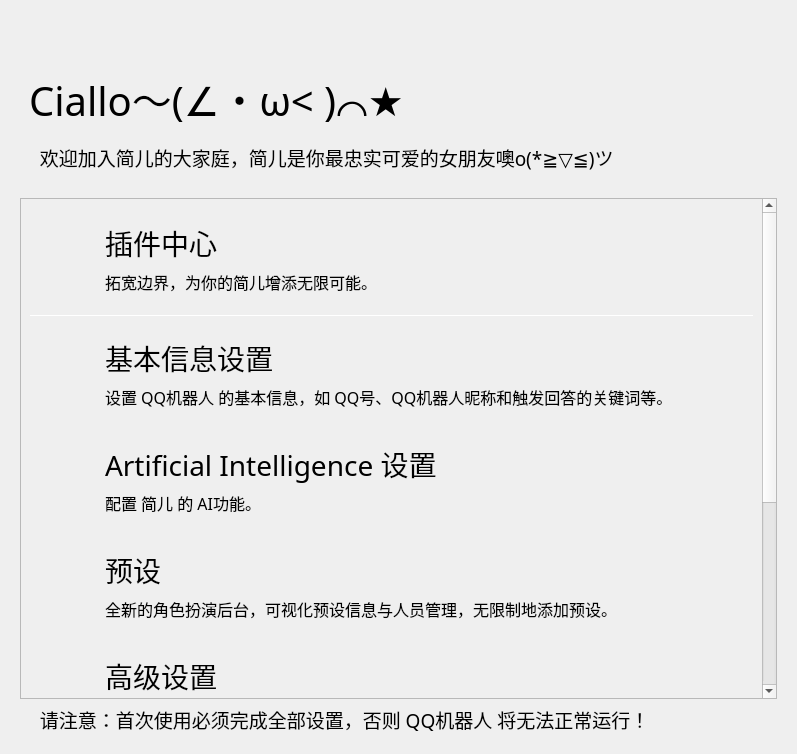
<?xml version="1.0" encoding="UTF-8"?>
<ui version="4.0">
 <class>Form</class>
 <widget class="QWidget" name="Form">
  <property name="geometry">
   <rect>
    <x>0</x>
    <y>0</y>
    <width>797</width>
    <height>754</height>
   </rect>
  </property>
  <property name="minimumSize">
   <size>
    <width>650</width>
    <height>465</height>
   </size>
  </property>
  <property name="windowTitle">
   <string>简儿 - 设置向导</string>
  </property>
  <layout class="QHBoxLayout" name="horizontalLayout">
   <item>
    <widget class="PopUpAniStackedWidget" name="PopUpAniStackedWidget">
     <widget class="QWidget" name="page">
      <layout class="QVBoxLayout" name="verticalLayout">
       <item>
        <spacer name="spacer">
         <property name="orientation">
          <enum>Qt::Vertical</enum>
         </property>
         <property name="sizeType">
          <enum>QSizePolicy::Fixed</enum>
         </property>
         <property name="sizeHint" stdset="0">
          <size>
           <width>20</width>
           <height>40</height>
          </size>
         </property>
        </spacer>
       </item>
       <item>
        <widget class="QWidget" name="widget" native="true">
         <property name="maximumSize">
          <size>
           <width>16777215</width>
           <height>88</height>
          </size>
         </property>
         <layout class="QHBoxLayout" name="horizontalLayout_2">
          <item>
           <widget class="LargeTitleLabel" name="LargeTitleLabel">
            <property name="font">
             <font>
              <family>HarmonyOS Sans SC Medium</family>
              <pointsize>30</pointsize>
              <bold>false</bold>
             </font>
            </property>
            <property name="text">
             <string>Ciallo～(∠・ω&lt; )⌒★</string>
            </property>
           </widget>
          </item>
         </layout>
        </widget>
       </item>
       <item>
        <widget class="SubtitleLabel" name="SubtitleLabel_5">
         <property name="font">
          <font>
           <family>HarmonyOS Sans SC Medium</family>
           <pointsize>14</pointsize>
           <bold>false</bold>
          </font>
         </property>
         <property name="text">
          <string>    欢迎加入简儿的大家庭，简儿是你最忠实可爱的女朋友噢o(*≧▽≦)ツ</string>
         </property>
         <property name="wordWrap">
          <bool>true</bool>
         </property>
        </widget>
       </item>
       <item>
        <spacer name="verticalSpacer_32">
         <property name="orientation">
          <enum>Qt::Vertical</enum>
         </property>
         <property name="sizeType">
          <enum>QSizePolicy::Fixed</enum>
         </property>
         <property name="sizeHint" stdset="0">
          <size>
           <width>20</width>
           <height>20</height>
          </size>
         </property>
        </spacer>
       </item>
       <item>
        <widget class="SmoothScrollArea" name="SmoothScrollArea">
         <property name="frameShadow">
          <enum>QFrame::Raised</enum>
         </property>
         <property name="widgetResizable">
          <bool>true</bool>
         </property>
         <widget class="QWidget" name="scrollAreaWidgetContents">
          <property name="geometry">
           <rect>
            <x>0</x>
            <y>0</y>
            <width>759</width>
            <height>821</height>
           </rect>
          </property>
          <layout class="QVBoxLayout" name="verticalLayout_6">
           <item>
            <layout class="QGridLayout" name="gridLayout">
             <item row="9" column="0">
              <spacer name="verticalSpacer">
               <property name="orientation">
                <enum>Qt::Vertical</enum>
               </property>
               <property name="sizeHint" stdset="0">
                <size>
                 <width>20</width>
                 <height>40</height>
                </size>
               </property>
              </spacer>
             </item>
             <item row="7" column="0">
              <widget class="ElevatedCardWidget" name="NormalIconButton_5">
               <property name="maximumSize">
                <size>
                 <width>16777215</width>
                 <height>110</height>
                </size>
               </property>
               <layout class="QHBoxLayout" name="horizontalLayout_7">
                <item>
                 <spacer name="horizontalSpacer_11">
                  <property name="orientation">
                   <enum>Qt::Horizontal</enum>
                  </property>
                  <property name="sizeType">
                   <enum>QSizePolicy::Fixed</enum>
                  </property>
                  <property name="sizeHint" stdset="0">
                   <size>
                    <width>10</width>
                    <height>20</height>
                   </size>
                  </property>
                 </spacer>
                </item>
                <item>
                 <widget class="IconWidget" name="IconWidget_5">
                  <property name="enabled">
                   <bool>true</bool>
                  </property>
                  <property name="minimumSize">
                   <size>
                    <width>40</width>
                    <height>40</height>
                   </size>
                  </property>
                  <property name="maximumSize">
                   <size>
                    <width>40</width>
                    <height>40</height>
                   </size>
                  </property>
                 </widget>
                </item>
                <item>
                 <spacer name="horizontalSpacer_12">
                  <property name="orientation">
                   <enum>Qt::Horizontal</enum>
                  </property>
                  <property name="sizeType">
                   <enum>QSizePolicy::Fixed</enum>
                  </property>
                  <property name="sizeHint" stdset="0">
                   <size>
                    <width>10</width>
                    <height>20</height>
                   </size>
                  </property>
                 </spacer>
                </item>
                <item>
                 <layout class="QVBoxLayout" name="verticalLayout_7">
                  <item>
                   <spacer name="verticalSpacer_33">
                    <property name="orientation">
                     <enum>Qt::Vertical</enum>
                    </property>
                    <property name="sizeType">
                     <enum>QSizePolicy::Expanding</enum>
                    </property>
                    <property name="sizeHint" stdset="0">
                     <size>
                      <width>20</width>
                      <height>10</height>
                     </size>
                    </property>
                   </spacer>
                  </item>
                  <item>
                   <widget class="TitleLabel" name="TitleLabel_5">
                    <property name="maximumSize">
                     <size>
                      <width>16777215</width>
                      <height>50</height>
                     </size>
                    </property>
                    <property name="font">
                     <font>
                      <family>HarmonyOS Sans SC</family>
                      <pointsize>21</pointsize>
                      <bold>false</bold>
                     </font>
                    </property>
                    <property name="text">
                     <string>框架设置</string>
                    </property>
                   </widget>
                  </item>
                  <item>
                   <widget class="SubtitleLabel" name="SubtitleLabel_7">
                    <property name="font">
                     <font>
                      <family>HarmonyOS Sans SC</family>
                      <pointsize>12</pointsize>
                      <bold>false</bold>
                     </font>
                    </property>
                    <property name="text">
                     <string>一些关于框架的配置。</string>
                    </property>
                    <property name="textFormat">
                     <enum>Qt::AutoText</enum>
                    </property>
                    <property name="scaledContents">
                     <bool>false</bool>
                    </property>
                    <property name="wordWrap">
                     <bool>true</bool>
                    </property>
                   </widget>
                  </item>
                  <item>
                   <spacer name="verticalSpacer_34">
                    <property name="orientation">
                     <enum>Qt::Vertical</enum>
                    </property>
                    <property name="sizeType">
                     <enum>QSizePolicy::Expanding</enum>
                    </property>
                    <property name="sizeHint" stdset="0">
                     <size>
                      <width>20</width>
                      <height>10</height>
                     </size>
                    </property>
                   </spacer>
                  </item>
                 </layout>
                </item>
               </layout>
              </widget>
             </item>
             <item row="5" column="0">
              <widget class="ElevatedCardWidget" name="NormalIconButton_3">
               <property name="maximumSize">
                <size>
                 <width>16777215</width>
                 <height>100</height>
                </size>
               </property>
               <layout class="QHBoxLayout" name="horizontalLayout_5">
                <item>
                 <spacer name="horizontalSpacer_7">
                  <property name="orientation">
                   <enum>Qt::Horizontal</enum>
                  </property>
                  <property name="sizeType">
                   <enum>QSizePolicy::Fixed</enum>
                  </property>
                  <property name="sizeHint" stdset="0">
                   <size>
                    <width>10</width>
                    <height>20</height>
                   </size>
                  </property>
                 </spacer>
                </item>
                <item>
                 <widget class="IconWidget" name="IconWidget_3">
                  <property name="enabled">
                   <bool>true</bool>
                  </property>
                  <property name="minimumSize">
                   <size>
                    <width>40</width>
                    <height>40</height>
                   </size>
                  </property>
                  <property name="maximumSize">
                   <size>
                    <width>40</width>
                    <height>40</height>
                   </size>
                  </property>
                 </widget>
                </item>
                <item>
                 <spacer name="horizontalSpacer_8">
                  <property name="orientation">
                   <enum>Qt::Horizontal</enum>
                  </property>
                  <property name="sizeType">
                   <enum>QSizePolicy::Fixed</enum>
                  </property>
                  <property name="sizeHint" stdset="0">
                   <size>
                    <width>10</width>
                    <height>20</height>
                   </size>
                  </property>
                 </spacer>
                </item>
                <item>
                 <layout class="QVBoxLayout" name="verticalLayout_4">
                  <item>
                   <spacer name="verticalSpacer_28">
                    <property name="orientation">
                     <enum>Qt::Vertical</enum>
                    </property>
                    <property name="sizeType">
                     <enum>QSizePolicy::Expanding</enum>
                    </property>
                    <property name="sizeHint" stdset="0">
                     <size>
                      <width>20</width>
                      <height>5</height>
                     </size>
                    </property>
                   </spacer>
                  </item>
                  <item>
                   <widget class="TitleLabel" name="TitleLabel_3">
                    <property name="maximumSize">
                     <size>
                      <width>16777215</width>
                      <height>50</height>
                     </size>
                    </property>
                    <property name="font">
                     <font>
                      <family>HarmonyOS Sans SC</family>
                      <pointsize>21</pointsize>
                      <bold>false</bold>
                     </font>
                    </property>
                    <property name="text">
                     <string>高级设置</string>
                    </property>
                   </widget>
                  </item>
                  <item>
                   <widget class="SubtitleLabel" name="SubtitleLabel_3">
                    <property name="font">
                     <font>
                      <family>HarmonyOS Sans SC</family>
                      <pointsize>12</pointsize>
                      <bold>false</bold>
                     </font>
                    </property>
                    <property name="text">
                     <string>主机地址、端口 和 QQ机器人协议等。</string>
                    </property>
                    <property name="textFormat">
                     <enum>Qt::AutoText</enum>
                    </property>
                    <property name="scaledContents">
                     <bool>false</bool>
                    </property>
                    <property name="wordWrap">
                     <bool>true</bool>
                    </property>
                   </widget>
                  </item>
                  <item>
                   <spacer name="verticalSpacer_29">
                    <property name="orientation">
                     <enum>Qt::Vertical</enum>
                    </property>
                    <property name="sizeType">
                     <enum>QSizePolicy::Expanding</enum>
                    </property>
                    <property name="sizeHint" stdset="0">
                     <size>
                      <width>20</width>
                      <height>5</height>
                     </size>
                    </property>
                   </spacer>
                  </item>
                 </layout>
                </item>
               </layout>
              </widget>
             </item>
             <item row="3" column="0">
              <widget class="ElevatedCardWidget" name="NormalIconButton_2">
               <property name="maximumSize">
                <size>
                 <width>16777215</width>
                 <height>100</height>
                </size>
               </property>
               <layout class="QHBoxLayout" name="horizontalLayout_4">
                <item>
                 <spacer name="horizontalSpacer_5">
                  <property name="orientation">
                   <enum>Qt::Horizontal</enum>
                  </property>
                  <property name="sizeType">
                   <enum>QSizePolicy::Fixed</enum>
                  </property>
                  <property name="sizeHint" stdset="0">
                   <size>
                    <width>10</width>
                    <height>20</height>
                   </size>
                  </property>
                 </spacer>
                </item>
                <item>
                 <widget class="IconWidget" name="IconWidget_2">
                  <property name="enabled">
                   <bool>true</bool>
                  </property>
                  <property name="minimumSize">
                   <size>
                    <width>40</width>
                    <height>40</height>
                   </size>
                  </property>
                  <property name="maximumSize">
                   <size>
                    <width>40</width>
                    <height>40</height>
                   </size>
                  </property>
                 </widget>
                </item>
                <item>
                 <spacer name="horizontalSpacer_6">
                  <property name="orientation">
                   <enum>Qt::Horizontal</enum>
                  </property>
                  <property name="sizeType">
                   <enum>QSizePolicy::Fixed</enum>
                  </property>
                  <property name="sizeHint" stdset="0">
                   <size>
                    <width>10</width>
                    <height>20</height>
                   </size>
                  </property>
                 </spacer>
                </item>
                <item>
                 <layout class="QVBoxLayout" name="verticalLayout_3">
                  <item>
                   <spacer name="verticalSpacer_26">
                    <property name="orientation">
                     <enum>Qt::Vertical</enum>
                    </property>
                    <property name="sizeType">
                     <enum>QSizePolicy::Expanding</enum>
                    </property>
                    <property name="sizeHint" stdset="0">
                     <size>
                      <width>20</width>
                      <height>5</height>
                     </size>
                    </property>
                   </spacer>
                  </item>
                  <item>
                   <widget class="TitleLabel" name="TitleLabel_2">
                    <property name="maximumSize">
                     <size>
                      <width>16777215</width>
                      <height>50</height>
                     </size>
                    </property>
                    <property name="font">
                     <font>
                      <family>HarmonyOS Sans SC</family>
                      <pointsize>21</pointsize>
                      <bold>false</bold>
                     </font>
                    </property>
                    <property name="text">
                     <string>Artificial Intelligence 设置</string>
                    </property>
                   </widget>
                  </item>
                  <item>
                   <widget class="SubtitleLabel" name="SubtitleLabel_2">
                    <property name="font">
                     <font>
                      <family>HarmonyOS Sans SC</family>
                      <pointsize>12</pointsize>
                      <bold>false</bold>
                     </font>
                    </property>
                    <property name="text">
                     <string>配置 简儿 的 AI功能。</string>
                    </property>
                    <property name="textFormat">
                     <enum>Qt::AutoText</enum>
                    </property>
                    <property name="scaledContents">
                     <bool>false</bool>
                    </property>
                    <property name="wordWrap">
                     <bool>true</bool>
                    </property>
                   </widget>
                  </item>
                  <item>
                   <spacer name="verticalSpacer_27">
                    <property name="orientation">
                     <enum>Qt::Vertical</enum>
                    </property>
                    <property name="sizeType">
                     <enum>QSizePolicy::Expanding</enum>
                    </property>
                    <property name="sizeHint" stdset="0">
                     <size>
                      <width>20</width>
                      <height>5</height>
                     </size>
                    </property>
                   </spacer>
                  </item>
                 </layout>
                </item>
               </layout>
              </widget>
             </item>
             <item row="4" column="0">
              <widget class="ElevatedCardWidget" name="NormalIconButton_4">
               <property name="maximumSize">
                <size>
                 <width>16777215</width>
                 <height>100</height>
                </size>
               </property>
               <layout class="QHBoxLayout" name="horizontalLayout_6">
                <item>
                 <spacer name="horizontalSpacer_9">
                  <property name="orientation">
                   <enum>Qt::Horizontal</enum>
                  </property>
                  <property name="sizeType">
                   <enum>QSizePolicy::Fixed</enum>
                  </property>
                  <property name="sizeHint" stdset="0">
                   <size>
                    <width>10</width>
                    <height>20</height>
                   </size>
                  </property>
                 </spacer>
                </item>
                <item>
                 <widget class="IconWidget" name="IconWidget_4">
                  <property name="enabled">
                   <bool>true</bool>
                  </property>
                  <property name="minimumSize">
                   <size>
                    <width>40</width>
                    <height>40</height>
                   </size>
                  </property>
                  <property name="maximumSize">
                   <size>
                    <width>40</width>
                    <height>40</height>
                   </size>
                  </property>
                 </widget>
                </item>
                <item>
                 <spacer name="horizontalSpacer_10">
                  <property name="orientation">
                   <enum>Qt::Horizontal</enum>
                  </property>
                  <property name="sizeType">
                   <enum>QSizePolicy::Fixed</enum>
                  </property>
                  <property name="sizeHint" stdset="0">
                   <size>
                    <width>10</width>
                    <height>20</height>
                   </size>
                  </property>
                 </spacer>
                </item>
                <item>
                 <layout class="QVBoxLayout" name="verticalLayout_5">
                  <item>
                   <spacer name="verticalSpacer_30">
                    <property name="orientation">
                     <enum>Qt::Vertical</enum>
                    </property>
                    <property name="sizeType">
                     <enum>QSizePolicy::Expanding</enum>
                    </property>
                    <property name="sizeHint" stdset="0">
                     <size>
                      <width>20</width>
                      <height>5</height>
                     </size>
                    </property>
                   </spacer>
                  </item>
                  <item>
                   <widget class="TitleLabel" name="TitleLabel_4">
                    <property name="maximumSize">
                     <size>
                      <width>16777215</width>
                      <height>50</height>
                     </size>
                    </property>
                    <property name="font">
                     <font>
                      <family>HarmonyOS Sans SC</family>
                      <pointsize>21</pointsize>
                      <bold>false</bold>
                     </font>
                    </property>
                    <property name="text">
                     <string>预设</string>
                    </property>
                   </widget>
                  </item>
                  <item>
                   <widget class="SubtitleLabel" name="SubtitleLabel_4">
                    <property name="font">
                     <font>
                      <family>HarmonyOS Sans SC</family>
                      <pointsize>12</pointsize>
                      <bold>false</bold>
                     </font>
                    </property>
                    <property name="text">
                     <string>全新的角色扮演后台，可视化预设信息与人员管理，无限制地添加预设。</string>
                    </property>
                    <property name="textFormat">
                     <enum>Qt::AutoText</enum>
                    </property>
                    <property name="scaledContents">
                     <bool>false</bool>
                    </property>
                    <property name="wordWrap">
                     <bool>true</bool>
                    </property>
                   </widget>
                  </item>
                  <item>
                   <spacer name="verticalSpacer_31">
                    <property name="orientation">
                     <enum>Qt::Vertical</enum>
                    </property>
                    <property name="sizeType">
                     <enum>QSizePolicy::Expanding</enum>
                    </property>
                    <property name="sizeHint" stdset="0">
                     <size>
                      <width>20</width>
                      <height>5</height>
                     </size>
                    </property>
                   </spacer>
                  </item>
                 </layout>
                </item>
               </layout>
              </widget>
             </item>
             <item row="2" column="0">
              <widget class="ElevatedCardWidget" name="NormalIconButton">
               <property name="maximumSize">
                <size>
                 <width>16777215</width>
                 <height>100</height>
                </size>
               </property>
               <layout class="QHBoxLayout" name="horizontalLayout_3">
                <item>
                 <spacer name="horizontalSpacer_4">
                  <property name="orientation">
                   <enum>Qt::Horizontal</enum>
                  </property>
                  <property name="sizeType">
                   <enum>QSizePolicy::Fixed</enum>
                  </property>
                  <property name="sizeHint" stdset="0">
                   <size>
                    <width>10</width>
                    <height>20</height>
                   </size>
                  </property>
                 </spacer>
                </item>
                <item>
                 <widget class="IconWidget" name="IconWidget">
                  <property name="enabled">
                   <bool>true</bool>
                  </property>
                  <property name="minimumSize">
                   <size>
                    <width>40</width>
                    <height>40</height>
                   </size>
                  </property>
                  <property name="maximumSize">
                   <size>
                    <width>40</width>
                    <height>40</height>
                   </size>
                  </property>
                 </widget>
                </item>
                <item>
                 <spacer name="horizontalSpacer_3">
                  <property name="orientation">
                   <enum>Qt::Horizontal</enum>
                  </property>
                  <property name="sizeType">
                   <enum>QSizePolicy::Fixed</enum>
                  </property>
                  <property name="sizeHint" stdset="0">
                   <size>
                    <width>10</width>
                    <height>20</height>
                   </size>
                  </property>
                 </spacer>
                </item>
                <item>
                 <layout class="QVBoxLayout" name="verticalLayout_2">
                  <item>
                   <spacer name="verticalSpacer_25">
                    <property name="orientation">
                     <enum>Qt::Vertical</enum>
                    </property>
                    <property name="sizeType">
                     <enum>QSizePolicy::Expanding</enum>
                    </property>
                    <property name="sizeHint" stdset="0">
                     <size>
                      <width>20</width>
                      <height>5</height>
                     </size>
                    </property>
                   </spacer>
                  </item>
                  <item>
                   <widget class="TitleLabel" name="TitleLabel">
                    <property name="maximumSize">
                     <size>
                      <width>16777215</width>
                      <height>50</height>
                     </size>
                    </property>
                    <property name="font">
                     <font>
                      <family>HarmonyOS Sans SC</family>
                      <pointsize>21</pointsize>
                      <bold>false</bold>
                     </font>
                    </property>
                    <property name="text">
                     <string>基本信息设置</string>
                    </property>
                   </widget>
                  </item>
                  <item>
                   <widget class="SubtitleLabel" name="SubtitleLabel">
                    <property name="font">
                     <font>
                      <family>HarmonyOS Sans SC</family>
                      <pointsize>12</pointsize>
                      <bold>false</bold>
                     </font>
                    </property>
                    <property name="text">
                     <string>设置 QQ机器人 的基本信息，如 QQ号、QQ机器人昵称和触发回答的关键词等。</string>
                    </property>
                    <property name="textFormat">
                     <enum>Qt::AutoText</enum>
                    </property>
                    <property name="scaledContents">
                     <bool>false</bool>
                    </property>
                    <property name="wordWrap">
                     <bool>true</bool>
                    </property>
                   </widget>
                  </item>
                  <item>
                   <spacer name="verticalSpacer_24">
                    <property name="orientation">
                     <enum>Qt::Vertical</enum>
                    </property>
                    <property name="sizeType">
                     <enum>QSizePolicy::Expanding</enum>
                    </property>
                    <property name="sizeHint" stdset="0">
                     <size>
                      <width>20</width>
                      <height>5</height>
                     </size>
                    </property>
                   </spacer>
                  </item>
                 </layout>
                </item>
               </layout>
              </widget>
             </item>
             <item row="0" column="0">
              <widget class="ElevatedCardWidget" name="PluginIconButton">
               <property name="maximumSize">
                <size>
                 <width>16777215</width>
                 <height>100</height>
                </size>
               </property>
               <layout class="QHBoxLayout" name="horizontalLayout_8">
                <item>
                 <spacer name="horizontalSpacer_13">
                  <property name="orientation">
                   <enum>Qt::Horizontal</enum>
                  </property>
                  <property name="sizeType">
                   <enum>QSizePolicy::Fixed</enum>
                  </property>
                  <property name="sizeHint" stdset="0">
                   <size>
                    <width>10</width>
                    <height>20</height>
                   </size>
                  </property>
                 </spacer>
                </item>
                <item>
                 <widget class="IconWidget" name="IconWidget_6">
                  <property name="enabled">
                   <bool>true</bool>
                  </property>
                  <property name="minimumSize">
                   <size>
                    <width>40</width>
                    <height>40</height>
                   </size>
                  </property>
                  <property name="maximumSize">
                   <size>
                    <width>40</width>
                    <height>40</height>
                   </size>
                  </property>
                 </widget>
                </item>
                <item>
                 <spacer name="horizontalSpacer_14">
                  <property name="orientation">
                   <enum>Qt::Horizontal</enum>
                  </property>
                  <property name="sizeType">
                   <enum>QSizePolicy::Fixed</enum>
                  </property>
                  <property name="sizeHint" stdset="0">
                   <size>
                    <width>10</width>
                    <height>20</height>
                   </size>
                  </property>
                 </spacer>
                </item>
                <item>
                 <layout class="QVBoxLayout" name="verticalLayout_8">
                  <item>
                   <spacer name="verticalSpacer_35">
                    <property name="orientation">
                     <enum>Qt::Vertical</enum>
                    </property>
                    <property name="sizeType">
                     <enum>QSizePolicy::Expanding</enum>
                    </property>
                    <property name="sizeHint" stdset="0">
                     <size>
                      <width>20</width>
                      <height>5</height>
                     </size>
                    </property>
                   </spacer>
                  </item>
                  <item>
                   <widget class="TitleLabel" name="TitleLabel_6">
                    <property name="maximumSize">
                     <size>
                      <width>16777215</width>
                      <height>50</height>
                     </size>
                    </property>
                    <property name="font">
                     <font>
                      <family>HarmonyOS Sans SC</family>
                      <pointsize>21</pointsize>
                      <bold>false</bold>
                     </font>
                    </property>
                    <property name="text">
                     <string>插件中心</string>
                    </property>
                   </widget>
                  </item>
                  <item>
                   <widget class="SubtitleLabel" name="SubtitleLabel_8">
                    <property name="font">
                     <font>
                      <family>HarmonyOS Sans SC</family>
                      <pointsize>12</pointsize>
                      <bold>false</bold>
                     </font>
                    </property>
                    <property name="text">
                     <string>拓宽边界，为你的简儿增添无限可能。</string>
                    </property>
                    <property name="textFormat">
                     <enum>Qt::AutoText</enum>
                    </property>
                    <property name="scaledContents">
                     <bool>false</bool>
                    </property>
                    <property name="wordWrap">
                     <bool>true</bool>
                    </property>
                   </widget>
                  </item>
                  <item>
                   <spacer name="verticalSpacer_36">
                    <property name="orientation">
                     <enum>Qt::Vertical</enum>
                    </property>
                    <property name="sizeType">
                     <enum>QSizePolicy::Expanding</enum>
                    </property>
                    <property name="sizeHint" stdset="0">
                     <size>
                      <width>20</width>
                      <height>5</height>
                     </size>
                    </property>
                   </spacer>
                  </item>
                 </layout>
                </item>
               </layout>
              </widget>
             </item>
             <item row="1" column="0">
              <widget class="Line" name="line">
               <property name="font">
                <font>
                 <bold>true</bold>
                </font>
               </property>
               <property name="styleSheet">
                <string notr="true">color: rgb(255, 255, 255);</string>
               </property>
               <property name="frameShadow">
                <enum>QFrame::Plain</enum>
               </property>
               <property name="orientation">
                <enum>Qt::Horizontal</enum>
               </property>
              </widget>
             </item>
             <item row="6" column="0">
              <widget class="ElevatedCardWidget" name="OtherIconButton">
               <property name="maximumSize">
                <size>
                 <width>16777215</width>
                 <height>100</height>
                </size>
               </property>
               <layout class="QHBoxLayout" name="horizontalLayout_9">
                <item>
                 <spacer name="horizontalSpacer_15">
                  <property name="orientation">
                   <enum>Qt::Horizontal</enum>
                  </property>
                  <property name="sizeType">
                   <enum>QSizePolicy::Fixed</enum>
                  </property>
                  <property name="sizeHint" stdset="0">
                   <size>
                    <width>10</width>
                    <height>20</height>
                   </size>
                  </property>
                 </spacer>
                </item>
                <item>
                 <widget class="IconWidget" name="IconWidget_7">
                  <property name="enabled">
                   <bool>true</bool>
                  </property>
                  <property name="minimumSize">
                   <size>
                    <width>40</width>
                    <height>40</height>
                   </size>
                  </property>
                  <property name="maximumSize">
                   <size>
                    <width>40</width>
                    <height>40</height>
                   </size>
                  </property>
                 </widget>
                </item>
                <item>
                 <spacer name="horizontalSpacer_16">
                  <property name="orientation">
                   <enum>Qt::Horizontal</enum>
                  </property>
                  <property name="sizeType">
                   <enum>QSizePolicy::Fixed</enum>
                  </property>
                  <property name="sizeHint" stdset="0">
                   <size>
                    <width>10</width>
                    <height>20</height>
                   </size>
                  </property>
                 </spacer>
                </item>
                <item>
                 <layout class="QVBoxLayout" name="verticalLayout_9">
                  <item>
                   <spacer name="verticalSpacer_37">
                    <property name="orientation">
                     <enum>Qt::Vertical</enum>
                    </property>
                    <property name="sizeType">
                     <enum>QSizePolicy::Expanding</enum>
                    </property>
                    <property name="sizeHint" stdset="0">
                     <size>
                      <width>20</width>
                      <height>5</height>
                     </size>
                    </property>
                   </spacer>
                  </item>
                  <item>
                   <widget class="TitleLabel" name="TitleLabel_7">
                    <property name="maximumSize">
                     <size>
                      <width>16777215</width>
                      <height>50</height>
                     </size>
                    </property>
                    <property name="font">
                     <font>
                      <family>HarmonyOS Sans SC</family>
                      <pointsize>21</pointsize>
                      <bold>false</bold>
                     </font>
                    </property>
                    <property name="text">
                     <string>其他设置</string>
                    </property>
                   </widget>
                  </item>
                  <item>
                   <widget class="SubtitleLabel" name="SubtitleLabel_9">
                    <property name="font">
                     <font>
                      <family>HarmonyOS Sans SC</family>
                      <pointsize>12</pointsize>
                      <bold>false</bold>
                     </font>
                    </property>
                    <property name="text">
                     <string>机器人的 Slogan ，或是戳一戳。</string>
                    </property>
                    <property name="textFormat">
                     <enum>Qt::AutoText</enum>
                    </property>
                    <property name="scaledContents">
                     <bool>false</bool>
                    </property>
                    <property name="wordWrap">
                     <bool>true</bool>
                    </property>
                   </widget>
                  </item>
                  <item>
                   <spacer name="verticalSpacer_38">
                    <property name="orientation">
                     <enum>Qt::Vertical</enum>
                    </property>
                    <property name="sizeType">
                     <enum>QSizePolicy::Expanding</enum>
                    </property>
                    <property name="sizeHint" stdset="0">
                     <size>
                      <width>20</width>
                      <height>5</height>
                     </size>
                    </property>
                   </spacer>
                  </item>
                 </layout>
                </item>
               </layout>
              </widget>
             </item>
            </layout>
           </item>
          </layout>
         </widget>
        </widget>
       </item>
       <item>
        <widget class="SubtitleLabel" name="SubtitleLabel_6">
         <property name="font">
          <font>
           <family>HarmonyOS Sans SC Black</family>
           <pointsize>14</pointsize>
           <bold>false</bold>
          </font>
         </property>
         <property name="text">
          <string>    请注意：首次使用必须完成全部设置，否则 QQ机器人 将无法正常运行！</string>
         </property>
        </widget>
       </item>
      </layout>
     </widget>
    </widget>
   </item>
  </layout>
 </widget>
 <customwidgets>
  <customwidget>
   <class>IconWidget</class>
   <extends>QWidget</extends>
   <header>qfluentwidgets</header>
  </customwidget>
  <customwidget>
   <class>CardWidget</class>
   <extends>QFrame</extends>
   <header>qfluentwidgets</header>
   <container>1</container>
  </customwidget>
  <customwidget>
   <class>ElevatedCardWidget</class>
   <extends>SimpleCardWidget</extends>
   <header>qfluentwidgets</header>
   <container>1</container>
  </customwidget>
  <customwidget>
   <class>SimpleCardWidget</class>
   <extends>CardWidget</extends>
   <header>qfluentwidgets</header>
   <container>1</container>
  </customwidget>
  <customwidget>
   <class>SmoothScrollArea</class>
   <extends>QScrollArea</extends>
   <header>qfluentwidgets</header>
   <container>1</container>
  </customwidget>
  <customwidget>
   <class>PopUpAniStackedWidget</class>
   <extends>QStackedWidget</extends>
   <header>qfluentwidgets</header>
   <container>1</container>
  </customwidget>
  <customwidget>
   <class>SubtitleLabel</class>
   <extends>QLabel</extends>
   <header>qfluentwidgets</header>
  </customwidget>
  <customwidget>
   <class>TitleLabel</class>
   <extends>QLabel</extends>
   <header>qfluentwidgets</header>
  </customwidget>
  <customwidget>
   <class>LargeTitleLabel</class>
   <extends>QLabel</extends>
   <header>qfluentwidgets</header>
  </customwidget>
 </customwidgets>
 <resources>
  <include location="JianerSetupWizard.qrc"/>
 </resources>
 <connections/>
</ui>
